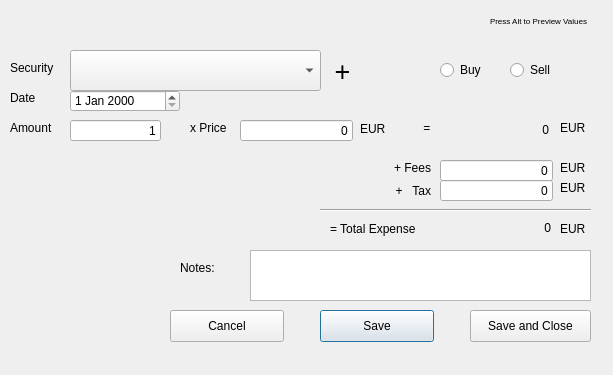
<?xml version="1.0" encoding="UTF-8"?>
<ui version="4.0">
 <class>Dialog</class>
 <widget class="QDialog" name="Dialog">
  <property name="geometry">
   <rect>
    <x>0</x>
    <y>0</y>
    <width>613</width>
    <height>375</height>
   </rect>
  </property>
  <property name="windowTitle">
   <string>TransactionsForm</string>
  </property>
  <widget class="QLineEdit" name="price_entry">
   <property name="geometry">
    <rect>
     <x>240</x>
     <y>120</y>
     <width>113</width>
     <height>21</height>
    </rect>
   </property>
   <property name="autoFillBackground">
    <bool>false</bool>
   </property>
   <property name="text">
    <string>0</string>
   </property>
   <property name="alignment">
    <set>Qt::AlignRight|Qt::AlignTrailing|Qt::AlignVCenter</set>
   </property>
  </widget>
  <widget class="QLabel" name="label_6">
   <property name="geometry">
    <rect>
     <x>400</x>
     <y>120</y>
     <width>41</width>
     <height>16</height>
    </rect>
   </property>
   <property name="text">
    <string>       =</string>
   </property>
  </widget>
  <widget class="QLabel" name="label_11">
   <property name="geometry">
    <rect>
     <x>380</x>
     <y>160</y>
     <width>51</width>
     <height>16</height>
    </rect>
   </property>
   <property name="text">
    <string>+ Fees</string>
   </property>
   <property name="alignment">
    <set>Qt::AlignRight|Qt::AlignTrailing|Qt::AlignVCenter</set>
   </property>
  </widget>
  <widget class="QLabel" name="label_5">
   <property name="geometry">
    <rect>
     <x>360</x>
     <y>120</y>
     <width>31</width>
     <height>16</height>
    </rect>
   </property>
   <property name="text">
    <string>EUR</string>
   </property>
   <property name="alignment">
    <set>Qt::AlignBottom|Qt::AlignLeading|Qt::AlignLeft</set>
   </property>
  </widget>
  <widget class="QLabel" name="label_14">
   <property name="geometry">
    <rect>
     <x>490</x>
     <y>10</y>
     <width>111</width>
     <height>31</height>
    </rect>
   </property>
   <property name="text">
    <string>&lt;html&gt;&lt;head/&gt;&lt;body&gt;&lt;p&gt;&lt;span style=&quot; vertical-align:super;&quot;&gt;Press Alt to Preview Values&lt;/span&gt;&lt;/p&gt;&lt;/body&gt;&lt;/html&gt;</string>
   </property>
   <property name="wordWrap">
    <bool>true</bool>
   </property>
  </widget>
  <widget class="QLabel" name="label_7">
   <property name="geometry">
    <rect>
     <x>560</x>
     <y>120</y>
     <width>59</width>
     <height>16</height>
    </rect>
   </property>
   <property name="text">
    <string>EUR</string>
   </property>
  </widget>
  <widget class="QLabel" name="label_4">
   <property name="geometry">
    <rect>
     <x>190</x>
     <y>120</y>
     <width>41</width>
     <height>16</height>
    </rect>
   </property>
   <property name="text">
    <string>x Price</string>
   </property>
  </widget>
  <widget class="QRadioButton" name="Buy_button">
   <property name="geometry">
    <rect>
     <x>440</x>
     <y>60</y>
     <width>51</width>
     <height>20</height>
    </rect>
   </property>
   <property name="text">
    <string>Buy</string>
   </property>
  </widget>
  <widget class="QLabel" name="label">
   <property name="geometry">
    <rect>
     <x>10</x>
     <y>60</y>
     <width>59</width>
     <height>16</height>
    </rect>
   </property>
   <property name="text">
    <string>Security</string>
   </property>
  </widget>
  <widget class="Line" name="line">
   <property name="geometry">
    <rect>
     <x>320</x>
     <y>200</y>
     <width>271</width>
     <height>20</height>
    </rect>
   </property>
   <property name="mouseTracking">
    <bool>false</bool>
   </property>
   <property name="tabletTracking">
    <bool>false</bool>
   </property>
   <property name="orientation">
    <enum>Qt::Horizontal</enum>
   </property>
  </widget>
  <widget class="QPushButton" name="pushButton_Save">
   <property name="geometry">
    <rect>
     <x>320</x>
     <y>310</y>
     <width>114</width>
     <height>32</height>
    </rect>
   </property>
   <property name="text">
    <string>Save</string>
   </property>
  </widget>
  <widget class="QLabel" name="total_expense">
   <property name="geometry">
    <rect>
     <x>440</x>
     <y>220</y>
     <width>111</width>
     <height>16</height>
    </rect>
   </property>
   <property name="styleSheet">
    <string notr="true">&lt;rgb(252, 32, 41)&gt;
font: 13pt &quot;.SF NS Text&quot;;</string>
   </property>
   <property name="text">
    <string>0</string>
   </property>
   <property name="alignment">
    <set>Qt::AlignRight|Qt::AlignTrailing|Qt::AlignVCenter</set>
   </property>
  </widget>
  <widget class="QLabel" name="label_2">
   <property name="geometry">
    <rect>
     <x>10</x>
     <y>90</y>
     <width>59</width>
     <height>16</height>
    </rect>
   </property>
   <property name="text">
    <string>Date</string>
   </property>
  </widget>
  <widget class="QDateEdit" name="dateEdit">
   <property name="geometry">
    <rect>
     <x>70</x>
     <y>90</y>
     <width>110</width>
     <height>22</height>
    </rect>
   </property>
  </widget>
  <widget class="QLabel" name="label_9">
   <property name="geometry">
    <rect>
     <x>560</x>
     <y>180</y>
     <width>59</width>
     <height>16</height>
    </rect>
   </property>
   <property name="text">
    <string>EUR</string>
   </property>
  </widget>
  <widget class="QLabel" name="label_3">
   <property name="geometry">
    <rect>
     <x>10</x>
     <y>120</y>
     <width>59</width>
     <height>16</height>
    </rect>
   </property>
   <property name="text">
    <string>Amount</string>
   </property>
  </widget>
  <widget class="QLineEdit" name="amount_entry">
   <property name="geometry">
    <rect>
     <x>70</x>
     <y>120</y>
     <width>91</width>
     <height>21</height>
    </rect>
   </property>
   <property name="text">
    <string>1</string>
   </property>
   <property name="alignment">
    <set>Qt::AlignRight|Qt::AlignTrailing|Qt::AlignVCenter</set>
   </property>
  </widget>
  <widget class="QLabel" name="label_10">
   <property name="geometry">
    <rect>
     <x>560</x>
     <y>220</y>
     <width>59</width>
     <height>16</height>
    </rect>
   </property>
   <property name="text">
    <string>EUR</string>
   </property>
   <property name="alignment">
    <set>Qt::AlignBottom|Qt::AlignLeading|Qt::AlignLeft</set>
   </property>
  </widget>
  <widget class="QLabel" name="label_13">
   <property name="geometry">
    <rect>
     <x>330</x>
     <y>220</y>
     <width>101</width>
     <height>16</height>
    </rect>
   </property>
   <property name="text">
    <string>= Total Expense</string>
   </property>
   <property name="alignment">
    <set>Qt::AlignBottom|Qt::AlignLeading|Qt::AlignLeft</set>
   </property>
  </widget>
  <widget class="QRadioButton" name="Sell_button">
   <property name="geometry">
    <rect>
     <x>510</x>
     <y>60</y>
     <width>51</width>
     <height>20</height>
    </rect>
   </property>
   <property name="text">
    <string>Sell</string>
   </property>
  </widget>
  <widget class="QLabel" name="label_8">
   <property name="geometry">
    <rect>
     <x>560</x>
     <y>160</y>
     <width>59</width>
     <height>16</height>
    </rect>
   </property>
   <property name="text">
    <string>EUR</string>
   </property>
  </widget>
  <widget class="QComboBox" name="comboBox">
   <property name="geometry">
    <rect>
     <x>70</x>
     <y>50</y>
     <width>251</width>
     <height>41</height>
    </rect>
   </property>
  </widget>
  <widget class="QLineEdit" name="fees_entry">
   <property name="geometry">
    <rect>
     <x>440</x>
     <y>160</y>
     <width>113</width>
     <height>21</height>
    </rect>
   </property>
   <property name="text">
    <string>0</string>
   </property>
   <property name="alignment">
    <set>Qt::AlignRight|Qt::AlignTrailing|Qt::AlignVCenter</set>
   </property>
  </widget>
  <widget class="QPushButton" name="pushButton_Cancel">
   <property name="geometry">
    <rect>
     <x>170</x>
     <y>310</y>
     <width>114</width>
     <height>32</height>
    </rect>
   </property>
   <property name="text">
    <string>Cancel</string>
   </property>
  </widget>
  <widget class="QToolButton" name="toolButton">
   <property name="geometry">
    <rect>
     <x>330</x>
     <y>60</y>
     <width>25</width>
     <height>22</height>
    </rect>
   </property>
   <property name="font">
    <font>
     <pointsize>20</pointsize>
    </font>
   </property>
   <property name="layoutDirection">
    <enum>Qt::LeftToRight</enum>
   </property>
   <property name="text">
    <string>+</string>
   </property>
   <property name="autoRaise">
    <bool>true</bool>
   </property>
  </widget>
  <widget class="QLabel" name="label_12">
   <property name="geometry">
    <rect>
     <x>380</x>
     <y>180</y>
     <width>51</width>
     <height>21</height>
    </rect>
   </property>
   <property name="text">
    <string>+   Tax</string>
   </property>
   <property name="alignment">
    <set>Qt::AlignRight|Qt::AlignTrailing|Qt::AlignVCenter</set>
   </property>
  </widget>
  <widget class="QLineEdit" name="tax_entry">
   <property name="geometry">
    <rect>
     <x>440</x>
     <y>180</y>
     <width>113</width>
     <height>21</height>
    </rect>
   </property>
   <property name="text">
    <string>0</string>
   </property>
   <property name="alignment">
    <set>Qt::AlignRight|Qt::AlignTrailing|Qt::AlignVCenter</set>
   </property>
  </widget>
  <widget class="QLabel" name="simple_expense">
   <property name="geometry">
    <rect>
     <x>438</x>
     <y>120</y>
     <width>111</width>
     <height>20</height>
    </rect>
   </property>
   <property name="text">
    <string>0</string>
   </property>
   <property name="alignment">
    <set>Qt::AlignRight|Qt::AlignTrailing|Qt::AlignVCenter</set>
   </property>
  </widget>
  <widget class="QPushButton" name="pushButton_Save_Close">
   <property name="geometry">
    <rect>
     <x>470</x>
     <y>310</y>
     <width>121</width>
     <height>32</height>
    </rect>
   </property>
   <property name="text">
    <string>Save and Close</string>
   </property>
  </widget>
  <widget class="QPlainTextEdit" name="notes">
   <property name="geometry">
    <rect>
     <x>250</x>
     <y>250</y>
     <width>341</width>
     <height>51</height>
    </rect>
   </property>
  </widget>
  <widget class="QLabel" name="label_15">
   <property name="geometry">
    <rect>
     <x>180</x>
     <y>260</y>
     <width>59</width>
     <height>16</height>
    </rect>
   </property>
   <property name="text">
    <string>Notes:</string>
   </property>
  </widget>
 </widget>
 <resources/>
 <connections/>
</ui>
